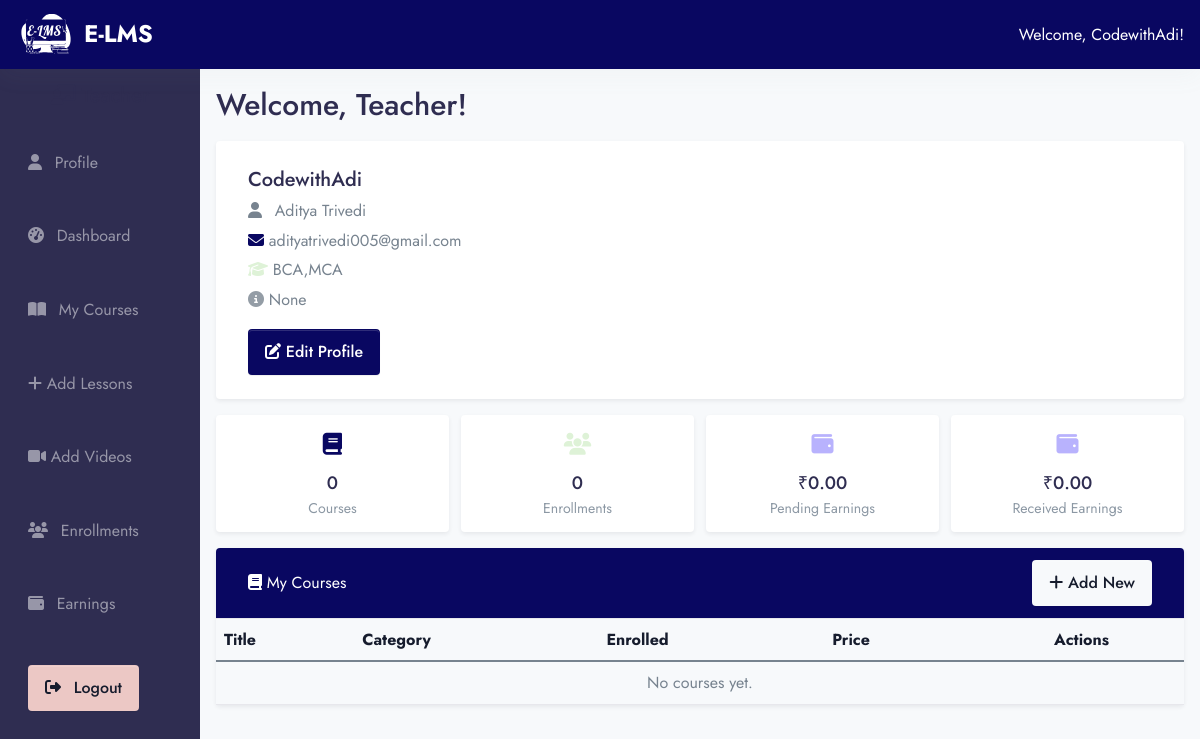
/teacher/teacher_dashboard (signed in), run on an earlier commit of the app's database.
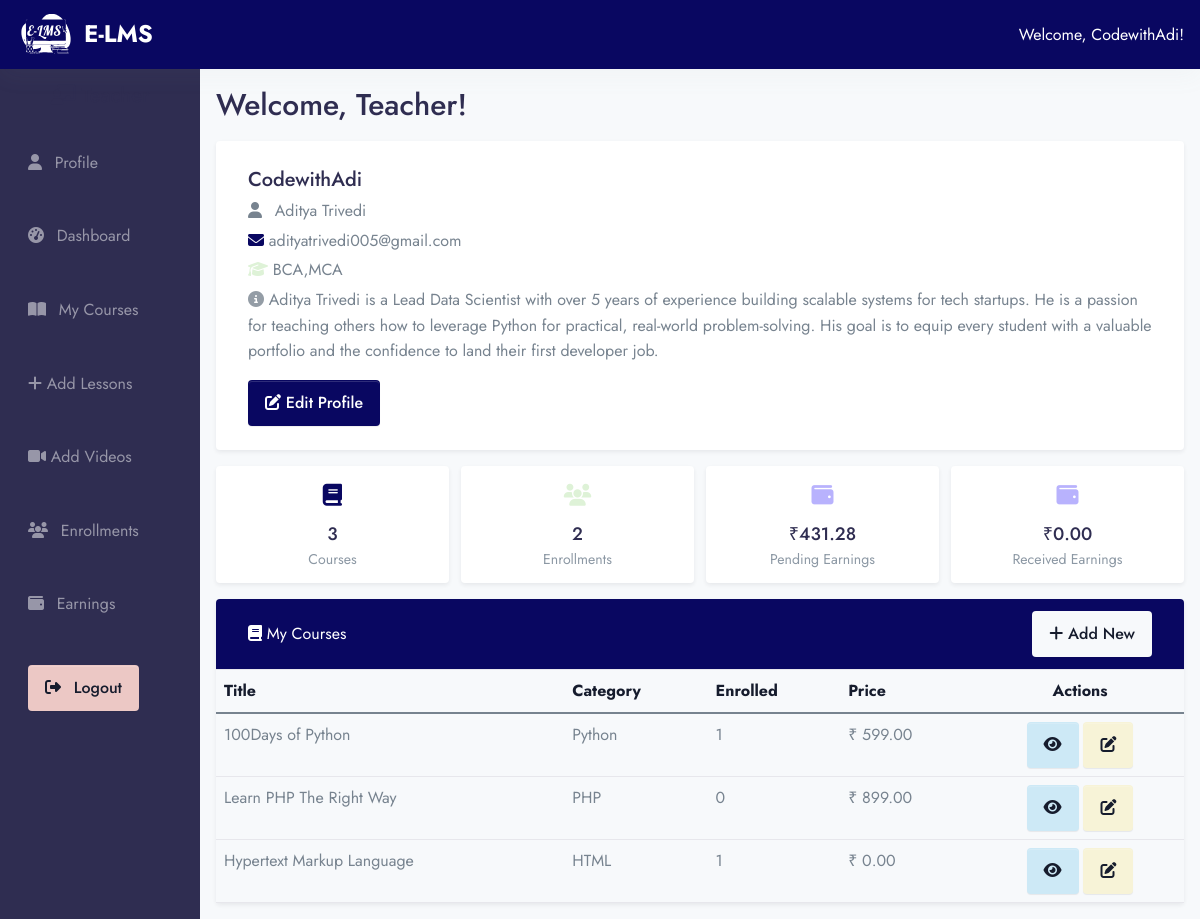
And on a later commit of the database.
### app/models.py (models this page shows, shortened)
class Teacher(models.Model):
    user = models.OneToOneField(Users, on_delete=models.CASCADE, related_name="teacher_profile")
    email = models.EmailField()
    contact_no = models.CharField(max_length=10, null=True, blank=True)
    qualification = models.TextField()
    experience = models.IntegerField(default=0)  # in years
    rating = models.DecimalField(max_digits=3, decimal_places=2, default=0.0)
    bio = models.TextField(null=True, blank=True)

class Users(AbstractUser):
    ROLE_CHOICES = (
        ('student', 'Student'),
        ('teacher', 'Teacher'),
        ('admin', 'Admin'),
    )
    role = models.CharField(max_length=20, choices=ROLE_CHOICES, default='student')

class Course(models.Model):
    course_image = models.ImageField(upload_to="Media/course_image", null=True)
    teacher = models.ForeignKey(Teacher, on_delete=models.CASCADE, related_name="courses")
    title = models.CharField(max_length=255)
    descriptions = models.TextField()
    course_category = models.ForeignKey(Categories, on_delete=models.CASCADE, related_name="courses")
    level = models.ForeignKey(Level, on_delete=models.CASCADE, null=True,)
    language = models.ForeignKey(Language, on_delete=models.CASCADE, null=True,)
    slug = models.SlugField(default='',max_length=500, null=True,blank=True)
    price = models.DecimalField(max_digits=10, decimal_places=2)
    discount = models.DecimalField(max_digits=5, decimal_places=2, null=True, blank=True, default=0)

class Categories(models.Model):
    name = models.CharField(max_length=200)
    icon = models.CharField(max_length=200, null=True)

### E_LMS/teacher_view.py (the view)
# urls.py: path('teacher/teacher_dashboard', teacher_view.teacher_dashboard, name='teacher_dashboard'),
@login_required
def teacher_dashboard(request):
    if not hasattr(request.user, "teacher_profile"):
        messages.error(request, "Access denied! You are not a teacher.")
        return redirect("home")
    teacher = request.user.teacher_profile
    courses = Course.objects.filter(teacher=teacher)
    total_courses = courses.count()
    total_students = Enrollment.objects.filter(course__in=courses).count()
    pending_earnings = TeacherEarning.objects.filter(
        teacher=teacher, is_paid=False
    ).aggregate(total=models.Sum("amount"))["total"] or 0
    recieved_earnings = TeacherEarning.objects.filter(teacher=teacher, is_paid=True).aggregate(total=models.Sum("amount"))["total"] or 0
    context = {
        "teacher": teacher,
        "courses": courses,
        "total_courses": total_courses,
        "total_students": total_students,
        "pending_earnings": pending_earnings,
        "received_earnings": recieved_earnings
    }
    return render(request, "teacher/teacher_dashboard.html", context)

### templates/teacher/teacher_dashboard.html (shortened to what this page needs)
{% extends 'base2.html' %}
{% load static %}
{% block content %}
<div class="container-fluid">
  <div class="row">
      {% include 'teacher/teacher_sidebar.html' %}
    <div class="col-md-10 p-4">
      <h2 class="mb-4">Welcome, Teacher!</h2>
        <div class="card shadow-sm mb-4">
          <div class="card-body">
            <h4 class="card-title mb-1">{{ teacher.user.username }}</h4>
            <p class="mb-1"><i class="fas fa-user me-2"></i> {{ teacher.user.first_name }} {{ teacher.user.last_name }}</p>
            <p class="mb-1"><i class="fas fa-envelope text-primary"></i> {{ teacher.email }}</p>
            <p class="mb-1"><i class="fas fa-graduation-cap text-success"></i> {{ teacher.qualification }}</p>
            <p><i class="fas fa-info-circle text-secondary"></i> {{ teacher.bio }}</p>
            <a href="{% url 'edit_teacher_profile' %}" class="btn btn-sm btn-primary"><i class="fas fa-edit"></i> Edit Profile</a>
          </div>
        </div>
        <div class="row g-3 mb-4">
            <div class="col-md-3">
            <div class="card shadow-sm text-center p-3">
              <div class="text-primary fs-3 mb-2"><i class="fas fa-book"></i></div>
              <h5 class="mb-0">{{ total_courses }}</h5>
              <small class="text-muted">Courses</small>
            </div>
            </div>
            <div class="col-md-3">
            <div class="card shadow-sm text-center p-3">
              <div class="text-success fs-3 mb-2"><i class="fas fa-users"></i></div>
              <h5 class="mb-0">{{ total_students }}</h5>
              <small class="text-muted">Enrollments</small>
            </div>
            </div>
            <div class="col-md-3">
            <div class="card shadow-sm text-center p-3">
              <div class="text-purple fs-3 mb-2"><i class="fas fa-wallet"></i></div>
              <h5 class="mb-0">₹{{ pending_earnings|floatformat:2 }}</h5>
              <small class="text-muted">Pending Earnings</small>
            </div>
          </div>
            <div class="col-md-3">
            <div class="card shadow-sm text-center p-3">
              <div class="text-purple fs-3 mb-2"><i class="fas fa-wallet"></i></div>
              <h5 class="mb-0">₹{{ received_earnings|floatformat:2 }}</h5>
              <small class="text-muted">Received Earnings</small>
            </div>
          </div>
        </div>
        <div class="card mt-4 shadow-sm">
          <div class="card-header bg-primary text-white d-flex justify-content-between align-items-center">
            <span><i class="fas fa-book"></i> My Courses</span>
            <a href="{% url 'add_course' %}" class="btn btn-light btn-sm"><i class="fas fa-plus"></i> Add New</a>
          </div>
          <div class="card-body p-0">
            <table class="table table-hover mb-0">
              <thead class="table-light">
                <tr>
                  <th>Title</th>
                  <th>Category</th>
                  <th>Enrolled</th>
                  <th>Price</th>
                  <th class="text-center">Actions</th>
                </tr>
              </thead>
              <tbody>
                {% for course in courses %}
                <tr>
                  <td>{{ course.title }}</td>
                  <td>{{ course.course_category.name }}</td>
                  <td>{{ course.enrollments.count }}</td>
                  <td>₹ {{ course.price }}</td>
                  <td class="text-center">
                    <a href="{% url 'my_coursess' %}" class="btn btn-sm btn-info"><i class="fas fa-eye"></i></a>
                    <a href="{% url 'edit_course' course.id %}" class="btn btn-sm btn-warning"><i class="fas fa-edit"></i></a>
                  </td>
                </tr>
                {% empty %}
                <tr>
                  <td colspan="5" class="text-center">No courses yet.</td>
                </tr>
                {% endfor %}
              </tbody>
            </table>
          </div>
        </div>
    </div>
  </div>
</div>
{% endblock %}

What changed in the data, as far as the page shows it:
changed Teacher "adityatrivedi005@gmail.com": bio "None" → "Aditya Trivedi is a Lead Data Scientist with over 5 years of experience building scalable systems for tech startups. He is a passion for teaching others how to leverage Python for practical, real-world problem-solving. His goal is to equip every student with a valuable portfolio and the confidence to land their first developer job."
added Course: title "100Days of Python", course_category.name "Python", enrollments.count "1", price "599.00"
added Course: title "Learn PHP The Right Way", course_category.name "PHP", enrollments.count "0", price "899.00"
added Course: title "Hypertext Markup Language", course_category.name "HTML", enrollments.count "1", price "0.00"
Also different on the page:
{{ total_courses }}: "0" → "3"
{{ total_students }}: "0" → "2"
{{ pending_earnings|floatformat:2 }}: "0.00" → "431.28"
text no longer shown: "No courses yet."
